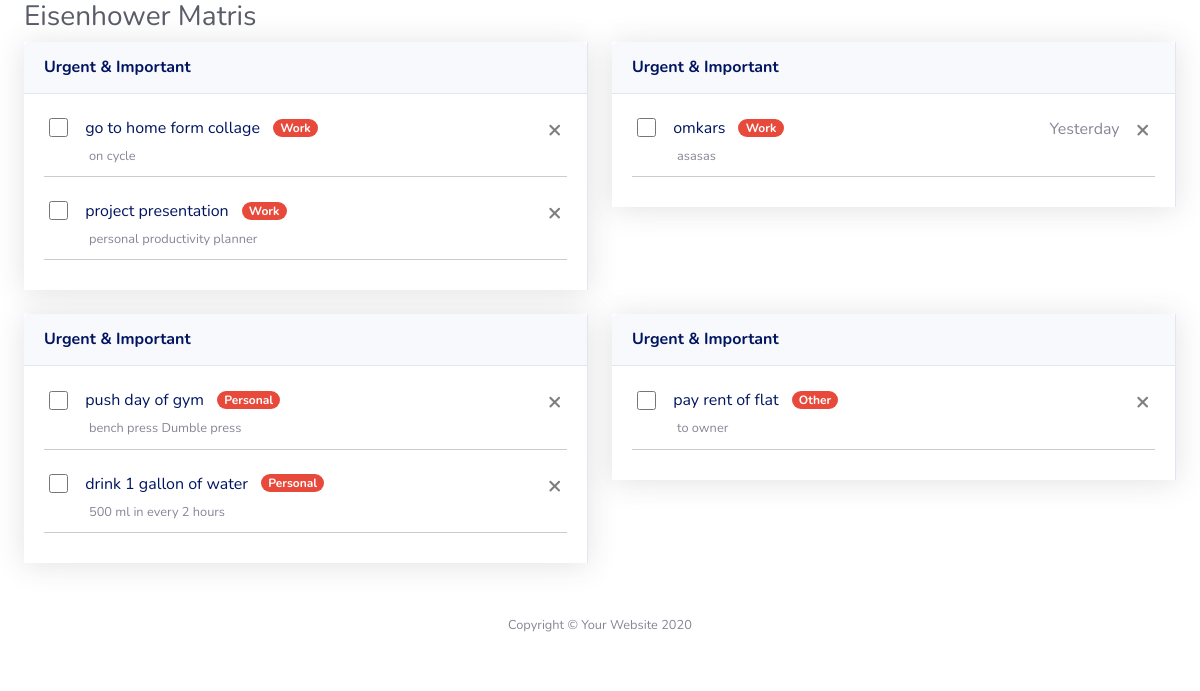
The page /admin/components/matrix/matrix.php (signed in) on the database its author committed.
### tables this page shows
CREATE TABLE `todo` (
  `id` int(11) NOT NULL,
  `name` varchar(40) NOT NULL,
  `disc` varchar(500) NOT NULL,
  `tag` varchar(30) NOT NULL,
  `type` int(11) NOT NULL DEFAULT 4,
  `status` int(11) NOT NULL DEFAULT 0,
  `trash` int(11) NOT NULL DEFAULT 0,
  `created` date NOT NULL,
  `time` time NOT NULL,
  `fk_user` int(11) NOT NULL,
  `fk_goal` int(11) NOT NULL
);

### conn.php (called while the page is built)
<?php
 function sql_query($sql){
    $conn=mysqli_connect("localhost","root","","PPP");
    if ($conn->connect_error) {
        die("Connection failure: "
            . $conn->connect_error);
    } else{
        return mysqli_query($conn,$sql);
    }
 }
?>

### admin/components/matrix/matrix.php (the view, shortened to what this page needs)
<?php
    include "../../../conn.php";
    $id=$_SESSION['id'];
?>
<!DOCTYPE html>
<html lang="en">
<head>
    <link href="/Personal-Productivity-Planner/admin/vendor/fontawesome-free/css/all.min.css" rel="stylesheet" type="text/css">
    <link href="/Personal-Productivity-Planner/admin/css/sb-admin-2.min.css" rel="stylesheet">
</head>
<body id="page-top">
    <div id="wrapper">
         <div id="content-wrapper" class="d-flex flex-column">
             <div id="content">
                <div class="container-fluid">
                    <h1 class="h3 mb-2 text-gray-800">Eisenhower Matris</h1>
                    <div class="row">
                        <div class="col-xl-6 col-lg-7">
                            <div class="card shadow mb-4" style="border: 0px;border-right: 1px solid #e3e6f0;border-radius: 0;">
                                <div class="card-header py-3">
                                    <h6 class="m-0 font-weight-bold text-primary">Urgent & Important</h6>
                                </div>
                                <div class="card-body" style="padding-top: 0px">
                                    <?php
                                    $result=sql_query("SELECT * FROM `todo` WHERE `fk_user`='$id' and `status`= 0 and `trash`= 0 and `type`= 1");
                                    if (mysqli_num_rows($result) >0) {
                                    while($row = mysqli_fetch_assoc($result)){
                                        echo '
                                        <form action="todo.php" method="POST">
                                        <div class="todo-list" style="border-bottom: 1px solid #ccc;">
                                        <div class="todo-item">
                                            <div class="checker"><span class=""><input type="checkbox" onChange="this.form.submit()" name="complete-task" value="'.$row['id'].'"></span></div>
                                            <button type="submit" class="btn btn-link" name="open-task" value="'.$row['id'].'"<span>'.$row["name"].'</span></button>';if($row['tag']){echo '<span class="badge badge-pill badge-danger mb-2 ">'.$row['tag'].'</span>';}
                                            echo'<span class="time float-right mt-2">';
                                                    echo'<button type="submit" name="del-task" value="'.$row['id'].'" class="close ml-3" aria-label="Close"><span aria-hidden="true">&times;</span></button>
                                            </span>
                                            <div class="m-0 ml-3 pl-4 small">'.$row["disc"].'</div>
                                        </div>
                                    </div>
                                    </form>';
                                        }
                                    }
                                    ?>
                                </div>
                            </div>
                        </div>
                        <div class="col-xl-6 col-lg-7">
                            <div class="card shadow mb-4" style="border: 0px;border-right: 1px solid #e3e6f0;border-radius: 0;">
                                <div class="card-header py-3">
                                    <h6 class="m-0 font-weight-bold text-primary">Urgent & Important</h6>
                                </div>
                                <div class="card-body" style="padding-top: 0px">
                                    <?php
                                    $result=sql_query("SELECT * FROM `todo` WHERE `fk_user`='$id' and `status`= 0 and `trash`= 0 and `type`= 2");
                                    if (mysqli_num_rows($result) >0) {
                                    while($row = mysqli_fetch_assoc($result)){
                                        $date=strtotime($row["created"]);
                                        $today=strtotime("now");
                                        $tomorrow=strtotime("tomorrow");
                                        $yesterday=strtotime("yesterday");
                                        echo '
                                        <form action="todo.php" method="POST">
                                        <div class="todo-list" style="border-bottom: 1px solid #ccc;">
                                        <div class="todo-item">
                                            <div class="checker"><span class=""><input type="checkbox" onChange="this.form.submit()" name="complete-task" value="'.$row['id'].'"></span></div>
                                            <button type="submit" class="btn btn-link" name="open-task" value="'.$row['id'].'"<span>'.$row["name"].'</span></button>';if($row['tag']){echo '<span class="badge badge-pill badge-danger mb-2 ">'.$row['tag'].'</span>';}
                                            echo'<span class="time float-right mt-2">';
                                            if(strval(date('d-M-y', $today))==strval(date('d-M-y', $date))){echo "Today";}
                                            else if(strval(date('d-M-y', $tomorrow))==strval(date('d-M-y', $date))){echo "Tomorrow";}
                                            else if(strval(date('d-M-y', $yesterday))==strval(date('d-M-y', $date))){echo "Yesterday";}
                                                    echo'<button type="submit" name="del-task" value="'.$row['id'].'" class="close ml-3" aria-label="Close"><span aria-hidden="true">&times;</span></button>
                                            </span>
                                            <div class="m-0 ml-3 pl-4 small">'.$row["disc"].'</div>
                                        </div>
                                    </div>
                                    </form>';
                                        }
                                    }
                                    ?>
                                </div>
                            </div>
                        </div>
                    </div>
                    <div class="row">
                        <div class="col-xl-6 col-lg-7">
                            <div class="card shadow mb-4" style="border: 0px;border-right: 1px solid #e3e6f0;border-radius: 0;">
                                <div class="card-header py-3">
                                    <h6 class="m-0 font-weight-bold text-primary">Urgent & Important</h6>
                                </div>
                                <div class="card-body" style="padding-top: 0px">
                                    <?php
                                    $result=sql_query("SELECT * FROM `todo` WHERE `fk_user`='$id' and `status`= 0 and `trash`= 0 and `type`= 3");
                                    if (mysqli_num_rows($result) >0) {
                                    while($row = mysqli_fetch_assoc($result)){
                                        echo '
                                        <form action="todo.php" method="POST">
                                        <div class="todo-list" style="border-bottom: 1px solid #ccc;">
                                        <div class="todo-item">
                                            <div class="checker"><span class=""><input type="checkbox" onChange="this.form.submit()" name="complete-task" value="'.$row['id'].'"></span></div>
                                            <button type="submit" class="btn btn-link" name="open-task" value="'.$row['id'].'"<span>'.$row["name"].'</span></button>';if($row['tag']){echo '<span class="badge badge-pill badge-danger mb-2 ">'.$row['tag'].'</span>';}
                                            echo'<span class="time float-right mt-2">';
                                                    echo'<button type="submit" name="del-task" value="'.$row['id'].'" class="close ml-3" aria-label="Close"><span aria-hidden="true">&times;</span></button>
                                            </span>
                                            <div class="m-0 ml-3 pl-4 small">'.$row["disc"].'</div>
                                        </div>
                                    </div>
                                    </form>';
                                        }
                                    }
                                    ?>
                                </div>
                            </div>
                        </div>
                        <div class="col-xl-6 col-lg-7">
                            <div class="card shadow mb-4" style="border: 0px;border-right: 1px solid #e3e6f0;border-radius: 0;">
                                <div class="card-header py-3">
                                    <h6 class="m-0 font-weight-bold text-primary">Urgent & Important</h6>
                                </div>
                                <div class="card-body" style="padding-top: 0px">
                                    <?php
                                    $result=sql_query("SELECT * FROM `todo` WHERE `fk_user`='$id' and `status`= 0 and `trash`= 0 and `type`= 4");
                                    if (mysqli_num_rows($result) >0) {
                                    while($row = mysqli_fetch_assoc($result)){
                                        echo '
                                        <form action="todo.php" method="POST">
                                        <div class="todo-list" style="border-bottom: 1px solid #ccc;">
                                        <div class="todo-item">
                                            <div class="checker"><span class=""><input type="checkbox" onChange="this.form.submit()" name="complete-task" value="'.$row['id'].'"></span></div>
                                            <button type="submit" class="btn btn-link" name="open-task" value="'.$row['id'].'"<span>'.$row["name"].'</span></button>';if($row['tag']){echo '<span class="badge badge-pill badge-danger mb-2 ">'.$row['tag'].'</span>';}
                                            echo'<span class="time float-right mt-2">';
                                                    echo'<button type="submit" name="del-task" value="'.$row['id'].'" class="close ml-3" aria-label="Close"><span aria-hidden="true">&times;</span></button>
                                            </span>
                                            <div class="m-0 ml-3 pl-4 small">'.$row["disc"].'</div>
                                        </div>
                                    </div>
                                    </form>';
                                        }
                                    }
                                    ?>
                                </div>
                            </div>
                        </div>
                    </div>
                </div>
            </div>
            <footer class="sticky-footer bg-white">
                <div class="container my-auto">
                    <div class="copyright text-center my-auto">
                        <span>Copyright &copy; Your Website 2020</span>
                    </div>
                </div>
            </footer>
        </div>
    </div>
</body>
</html>

### admin/components/matrix/matrix.php (style rules this page uses)
.todo-list { margin: 10px 0 }
.todo-list .todo-item { padding: 5px; margin: 5px 0; border-radius: 0; background: #ffffff }
div.checker { width: 18px; height: 18px }
div.checker input, div.checker span { width: 18px; height: 18px }
div.checker span { display: -moz-inline-box; display: inline-block; zoom: 1; text-align: center; background-position: 0 -260px; }
div.checker, div.checker input, div.checker span { width: 19px; height: 19px; }
div.checker, div.radio, div.uploader { position: relative; }
div.button, div.button *, div.checker, div.checker *, div.radio, div.radio *, div.selector, div.selector *, div.uploader, div.uploader * { margin: 0; padding: 0; }
div.button, div.checker, div.radio, div.selector, div.uploader { display: -moz-inline-box; display: inline-block; zoom: 1; vertical-align: middle; }

### rows shown on the page
todo: $row['id'] 6 (drawn), name "go to home form collage", tag "Work", disc "on cycle"
todo: $row['id'] 11 (drawn), name "project presentation", tag "Work", disc "personal productivity planner"
todo: $row['id'] 31 (drawn), name "omkars", tag "Work", created "Yesterday", disc "asasas"
todo: $row['id'] 4 (drawn), name "push day of gym", tag "Personal", disc "bench press Dumble press"
todo: $row['id'] 5 (drawn), name "drink 1 gallon of water", tag "Personal", disc "500 ml in every 2 hours"
todo: $row['id'] 29 (drawn), name "pay rent of flat", tag "Other", disc "to owner"
